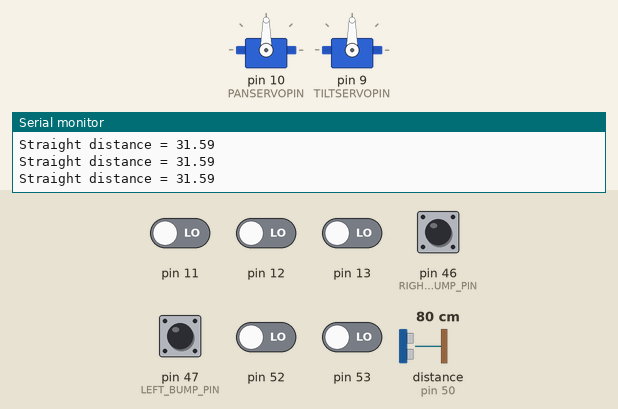
This sketch was run on a simulated Arduino Mega 2560, built with avr-gcc and run on an emulated ATmega2560. On the bench: 2 × servo, the last lines printed to the serial monitor. Wiring (inferred from the names in the program): ultrasonic range finder: trigger pin 51; echo pin 50. The test bench sets the inputs (shaded band); at power-on: pin 46 (RIGHT_BUMP_PIN), pin 47 (LEFT_BUMP_PIN) HIGH, pin 11–13, pin 52, pin 53 LOW, distance to the obstacle (sensor on pin 50) 80 cm. The echo pulse lasts 58.3 µs per cm.

Above: at 3.2 s.
3.3 s: distance to the obstacle (sensor on pin 50) set to 43 cm
6.3 s: distance to the obstacle (sensor on pin 50) set to 35 cm
At 8.5 s:
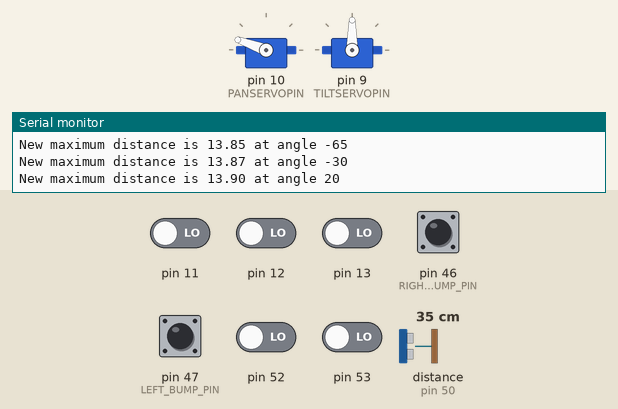
9.3 s: distance to the obstacle (sensor on pin 50) set to 60 cm
At 9.46 s:
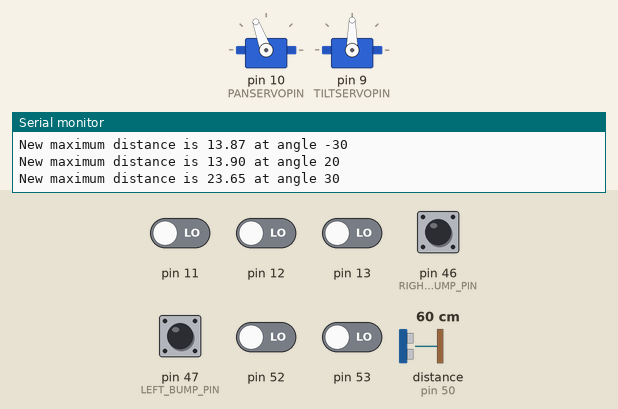
At 9.84 s:
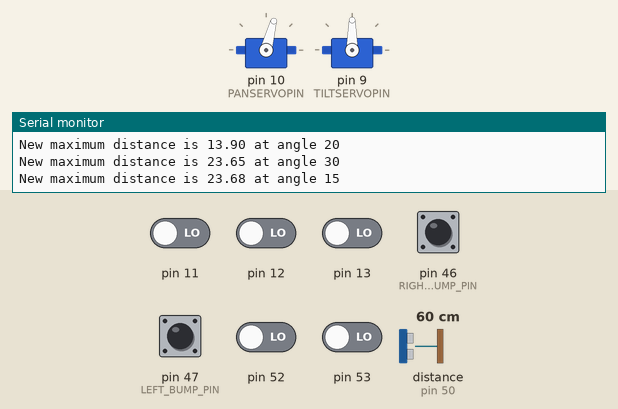
Timing chart, 0 to 12.3 s (numbered marks = the images above; inputs shaded):
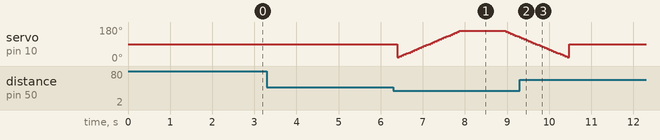

Measured:
- the behaviour switches between 39 and 38 cm on distance to the obstacle (sensor on pin 50) (found by bisection; images 0 and 1)
- after the input at 9.3 s, servo on pin 10 (PANSERVOPIN): goes on until 10.5 s, then stays 90°

The sketch:

B3_09A_Servo_Sonic.ino
```cpp
/* B3_09_Servo_Sonic.ino

JUST FOR TESTING sonar.ping_median

   Drive the TWO-WHEELED Bread Board Bot (BBbot, B^3)
   forward.   When within 10 inches of something, turn servos to find clearest path
   and then go that way.
   When a whisker bump sensor on either side hits something,
   back up and turn slightly away from that direction and resume
   forward path.

   Stop at a specified distance from an object directly ahead.

   Arduino: Arduino Mega 256 v3 Clone
   Motor Shield: Adafruit assembled Motor Shield for Arduino v2
   ---->  http://www.adafruit.com/products/1438

   Programmer: Dave Eslinger; June 13, 2015
   Revisions:   Added sonic sensors on servos, June 23, 2016.
*/
#include <Wire.h>
#include <Adafruit_MotorShield.h>
#include <math.h>
#include <BreadBoardBot.h>
#include <NewPing.h>
#include <Servo.h>
#define NO_ECHO 10000
// Create the motor shield object with the default I2C address
Adafruit_MotorShield AFMS = Adafruit_MotorShield();

// Define Servos
Servo panServo;
Servo tiltServo;

/* Define Constants */

// IO Pins used
const byte LEFT_BUMP_PIN = 47;    // Define DIGITAL Pins for left
const byte RIGHT_BUMP_PIN = 46;   // and right bump sensors
const byte SONIC_TRIGGER_PIN = 51;
const byte SONIC_ECHO_PIN = 50;

// Parameters controlling program behavior
// Bump behavior
const byte FORWARD_SPEED = 100;   // Define normal speeds
const byte BACKWARD_SPEED = 100;  // and backup/turn speed
const int  TURN_DURATION = 600;   // Turn length in milliseconds

// Sonic sensor
const float TARGET_DISTANCE_INCHES = 15;
const int MAX_SONIC_DISTANCE = 500;      // cm, optional, 500 cm is default

// Define 'ports' for motors.
const byte LEFT_MOTOR_PORT = 3;
const byte RIGHT_MOTOR_PORT = 1;
// Create pointers to motor control objects
Adafruit_DCMotor *motorLeft = AFMS.getMotor(LEFT_MOTOR_PORT);
Adafruit_DCMotor *motorRight = AFMS.getMotor(RIGHT_MOTOR_PORT);

/* Define new untrasonic sensor with trigger & echo pins and
   the maximum distance to be sensed. */
NewPing sonic(SONIC_TRIGGER_PIN, SONIC_ECHO_PIN, MAX_SONIC_DISTANCE);

/* Define servo pins */
const byte PANSERVOPIN = 10; // Servo 1 on AdaFruit Motor Shield
const byte TILTSERVOPIN = 9; // Servo 2

float pingDist; // define variable to use for distance measurements


void setup(void){
  AFMS.begin();  // create with the default frequency 1.6KHz
  // Turn off all motors to start, just a good habit
  motorLeft->run(RELEASE);
  motorRight->run(RELEASE);

  panServo.attach(PANSERVOPIN);
  tiltServo.attach(TILTSERVOPIN);
  panServo.write(90);
  tiltServo.write(90);

  Serial.begin(9600);  //Begin serial communcation

  /*Set up Bump Pins with Arduino internal pullup resistors
    This will make them always high unless a bump switch is hit,
    which will make a connection to ground and they will read low. */
  pinMode(LEFT_BUMP_PIN,INPUT_PULLUP);
  pinMode(RIGHT_BUMP_PIN,INPUT_PULLUP);

  pinMode(SONIC_TRIGGER_PIN,OUTPUT);
  pinMode(SONIC_ECHO_PIN,INPUT);
  delay(2000);  // Two second delay to get the robot placed
}

void loop(){

  // Test some of the sonic library functions:
  Serial.print(sonic.ping_in());
  Serial.print(" inches, cm = ");
  Serial.print(sonic.ping_cm());
  Serial.print(", ping time (ms) = ");
  // int ping_milli = sonic.ping();
  int ping_milli = sonic.ping_median();
  Serial.print(ping_milli);
  Serial.print(", real inches = ");
  Serial.print(Distance_inches(ping_milli));
  Serial.print(", real cm = ");
  Serial.print(Distance_cm(ping_milli));
  Serial.print(", med ping = ");
  Serial.println(sonic.ping_median(7));
  // delay(100); // Just to slow things down

/*   for (int i=0; i<=170; i+=5) {
    panServo.write(i);
    delay(50);
  }
  delay(1000);
  for (int i=170; i>=0; i-=5) {
    panServo.write(i);
    delay(50);
  }
  delay(1000); */
//  panServo.write(180);
//  delay(1000);
//  panServo.write(90);
//  delay(1000);
//  panServo.write(0);
//   delay(1000);
//  panServo.write(90);

  // delay(1000);

//Comment everything out just to test different ping approaches

//   Assuming no switches closed initially.  Drive forward:
  motorLeft->setSpeed(FORWARD_SPEED);
  motorRight->setSpeed(FORWARD_SPEED);
  pingDist = Distance_inches(goodPing());
  Serial.println("First straight distance = " + String(pingDist));
  while(digitalRead(LEFT_BUMP_PIN) && digitalRead(RIGHT_BUMP_PIN)
	&& pingDist > TARGET_DISTANCE_INCHES) {
    motorLeft->run(FORWARD);
    motorRight->run(FORWARD);
	pingDist = Distance_inches(goodPing());
    Serial.println("Straight distance = " + String(pingDist));
    // Serial.println(String(pingDist));
  }

  // If you got here, one of the bump switches was closed or B^3 is too
  // close to something straight ahead

  // First check the LEFT sensor:
  if(! digitalRead(LEFT_BUMP_PIN)) { // the LEFT side switch was bumped
    motorLeft->setSpeed(BACKWARD_SPEED/3); // Slowly back up and turn to right
    motorRight->setSpeed(BACKWARD_SPEED);
    motorLeft->run(BACKWARD);
    motorRight->run(BACKWARD);
    delay(TURN_DURATION);                  // for specified duration
    motorLeft->run(RELEASE);               // Then stop power to the motors
    motorRight->run(RELEASE);              // and move to next section of code
  }
  // Then check the right sensor:
  else if(! digitalRead(RIGHT_BUMP_PIN)) { // the RIGHT side switch was bumped
    motorLeft->setSpeed(BACKWARD_SPEED); // Slowly back up and turn to left
    motorRight->setSpeed(BACKWARD_SPEED/3);
    motorLeft->run(BACKWARD);
    motorRight->run(BACKWARD);
    delay(TURN_DURATION);                 // for specified duration
    motorLeft->run(RELEASE);               // Then stop power to the motors
    motorRight->run(RELEASE);              // and move to next section of code
  }
  // It must have been the sonar sensor
  else {
    motorLeft->run(RELEASE);   // So stop power to the motors
    motorRight->run(RELEASE);  // and move to next section of code
    motorLeft->run(BACKWARD);   // So REVERSE power to the motors
    motorRight->run(BACKWARD);  // to BRIEFLY APPLY a brake
    delay(50);
    motorLeft->run(RELEASE);   // Then stop power to the motors
    motorRight->run(RELEASE);  // and move to next section of code
	float maxDist = -999.;
	int newDirection = 0;

	for (int i=20; i<=160; i+=5) {
		panServo.write(i);
		// pingDist = max(Distance_inches(sonic.ping()),0.1);
		pingDist = Distance_inches(goodPing());
		if(pingDist > maxDist) {
			//newDirection = i - 90;
      newDirection = map(i,0, 180, -90, 90);
			maxDist = pingDist;
			String outMsg = String("New maximum distance is " +
				String(pingDist) + " at angle " + String(newDirection));
			Serial.println(outMsg);
		}
		delay(50);
	}
	 delay(1000);
	for (int i=160; i>=20; i-=5) {
		panServo.write(i);
		// pingDist = max(Distance_inches(sonic.ping()),0.1);
		pingDist = Distance_inches(goodPing());
		if(pingDist > maxDist) {
			newDirection = i - 90;
			maxDist = pingDist;
			String outMsg = String("New maximum distance is " +
				String(pingDist) + " at angle " + String(newDirection));
			Serial.println(outMsg);		}
		delay(50);
	}
//	Now turn to the new maximumum direction!
	panServo.write(90);
	spin(newDirection,75,motorLeft,motorRight);
  }

  /*That is all!  Now go back to the beginning of the loop and
     drive straight ahead until somehting is bumped. */
}

int goodPing(void) {
    int goodPing = 0;
    int minBadPing = 0;
    int maxBadPing = 4.e6 * 2.0 / 13582.67; // uSecs to go and return 4 inches.
    goodPing = sonic.ping();
    while (goodPing >= minBadPing && goodPing <= maxBadPing) {
        goodPing = sonic.ping();
    }
    return goodPing;
}
unsigned long ping_mean(uint8_t it) {
	unsigned int uS[it], last;
	uint8_t j, i = 0;
	unsigned long t;
	uS[0] = NO_ECHO;

	while (i < it) {
		t = micros();  // Start ping timestamp.
		last = sonic.ping(); // Send ping.

		if (last != NO_ECHO) {       // Ping in range, include as part of median.
			if (i > 0) {               // Don't start sort till second ping.
				for (j = i; j > 0 && uS[j - 1] < last; j--) // Insertion sort loop.
					uS[j] = uS[j - 1];     // Shift ping array to correct position for sort insertion.
			} else j = 0;              // First ping is sort starting point.
			uS[j] = last;              // Add last ping to array in sorted position.
			i++;                       // Move to next ping.
		} else it--;                 // Ping out of range, skip and don't include as part of median.

		if (i < it && micros() - t < PING_MEDIAN_DELAY)
			delay((PING_MEDIAN_DELAY + t - micros()) / 1000); // Millisecond delay between pings.

	// }
	return (uS[it >> 1]); // Return the ping distance median.
}
}

float Distance_inches(int ping) {
  float inches_per_sec = 13582.67;  // Equivilent to 345 m/s
  return ping * inches_per_sec * 1e-6 *0.5;
}

float Distance_cm(int ping) {
  float cm_per_sec = 34500.;        // Equivilent to 345 m/s
  return ping * cm_per_sec * 1e-6 *0.5;
}
```
